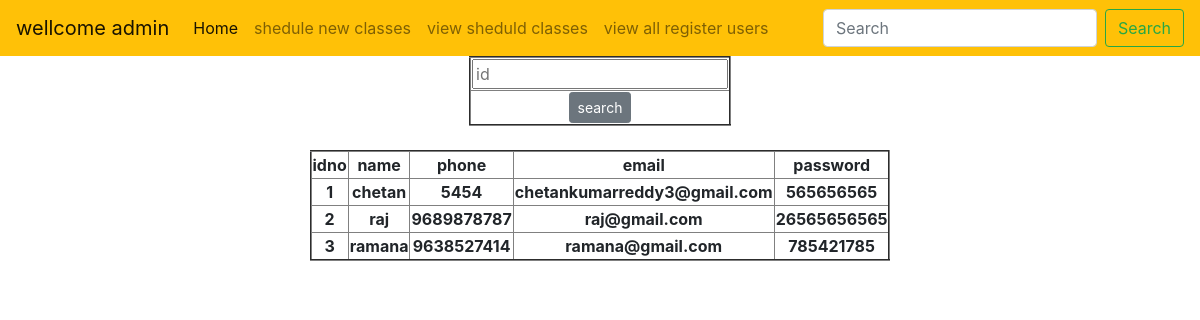
/view_all_registerd_users/, run on an earlier commit of the app's database.
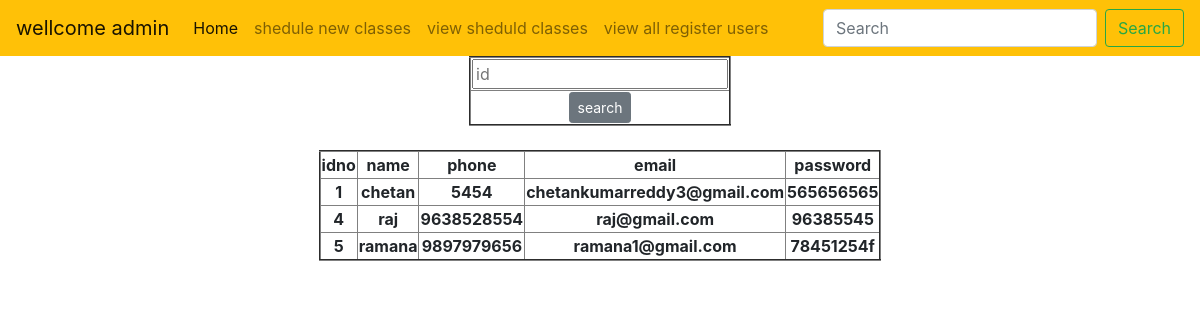
And on a later commit of the database.
### app0101/models.py (models this page shows)
class user_register(models.Model):
    Idno = models.AutoField(primary_key=True)
    Name = models.CharField(max_length=50)
    Contact_No = models.IntegerField(unique=True)
    Email = models.EmailField(unique=True)
    Password = models.CharField(max_length=50)

### app0101/views.py (the view)
# urls.py: path('view_all_registerd_users/',views.view_all_registerd_users,name='view_all_registerd_users'),
def view_all_registerd_users(request):
    register_users = user_register.objects.all()
    return render(request, 'view_all_registerd_users.html', {'users':register_users})

### templates/view_all_registerd_users.html (shortened to what this page needs)
{% extends 'admin_common_page.html' %}
{% block acomn %}
        <form action="{% url 'search_users' %}"method="post">
    <table align="center" border="2">
    <tr>
        <th>
            <input type="number" placeholder="id" name="s1" required >
        </th>
    </tr>
    <tr>
    <th style="text-align: center">
        <button type="submit" class="btn btn-secondary btn-sm">search</button>
    </th>
</tr>
    </table>
    </form>
    <table align="center" border="2">
       <tr>
           <br>
        <th>idno</th>
        <th>name</th>
        <th>phone</th>
        <th>email</th>
        <th>password</th>
    </tr>
    {% for i in users %}
        <tr>
        <th>{{ i.Idno }}</th>
        <th>{{ i.Name }}</th>
        <th>{{ i.Contact_No }}</th>
        <th>{{ i.Email }}</th>
        <th>{{ i.Password }}</th>
        </tr>
    {% endfor %}
    </table>
{% endblock %}

What changed in the data, as far as the page shows it:
removed user_register: Idno "2", Name "raj", Contact_No "9689878787", Email "raj@gmail.com", Password "26565656565"
removed user_register: Idno "3", Name "ramana", Contact_No "9638527414", Email "ramana@gmail.com", Password "785421785"
added user_register: Idno "4", Name "raj", Contact_No "9638528554", Email "raj@gmail.com", Password "96385545"
added user_register: Idno "5", Name "ramana", Contact_No "9897979656", Email "ramana1@gmail.com", Password "78451254f"
